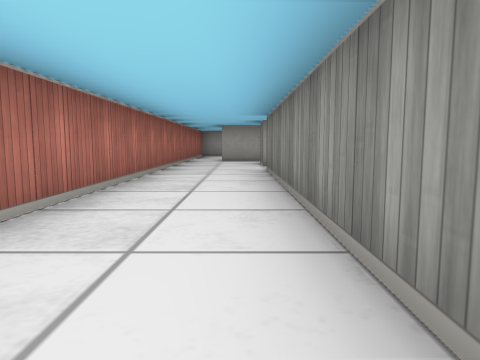
[1] (above)

24 first-person views from a walk through a cub3D level. The camera is about half as high as the walls, tilts 6° down and sees 70° across. The floor is counted in squares. Each view is taken from the middle of a square. On the plan, view 1 faces up. The plan holds only what a view shows up to about 9 squares ahead; the rest is blank.

[2]
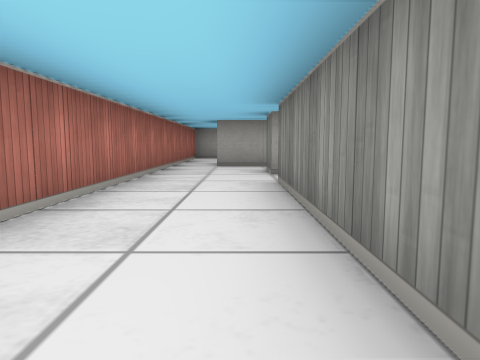

[3]
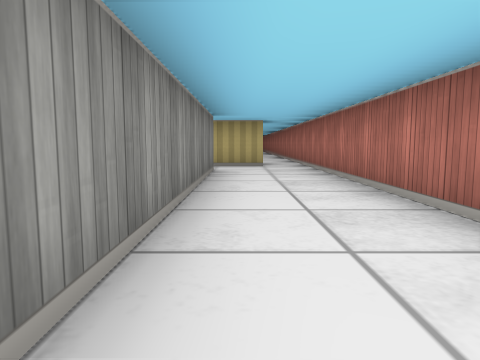

[4]
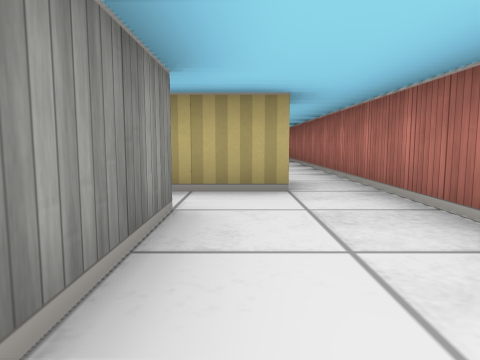

[5]
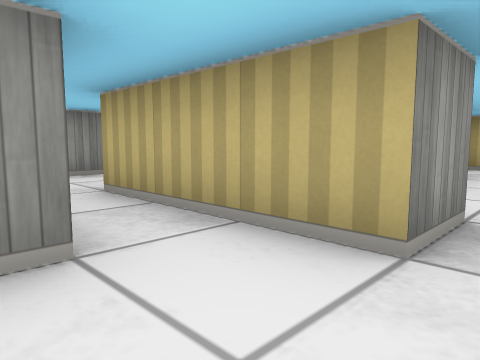

[6]
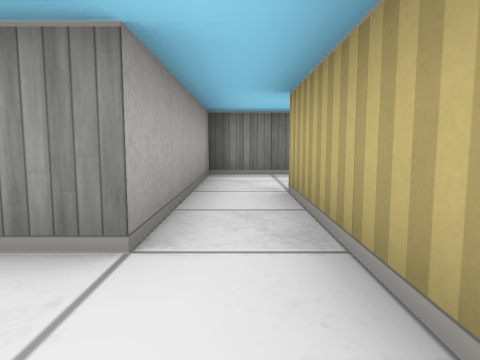

[7]
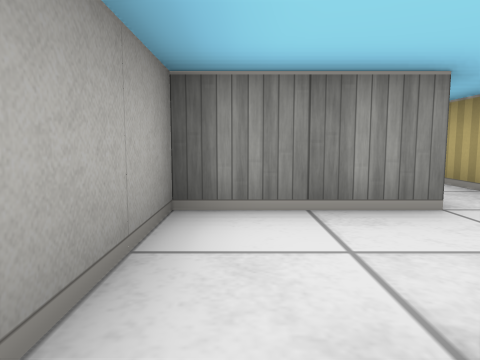

[8]
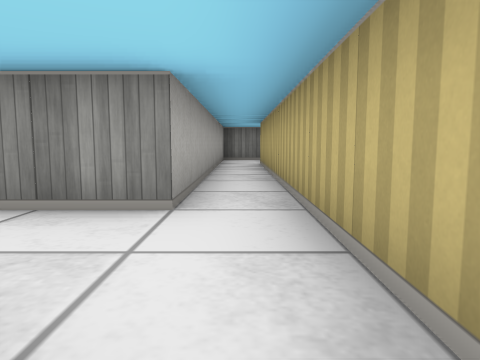

[9]
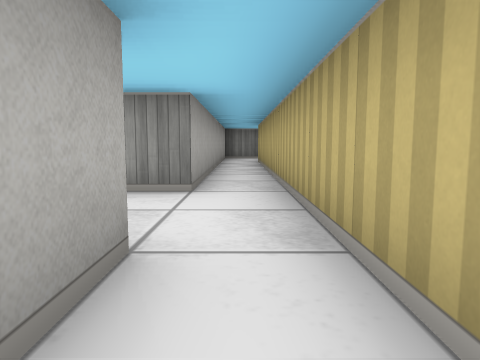

[10]
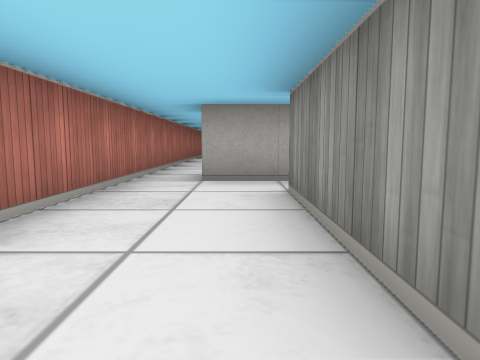

[11]
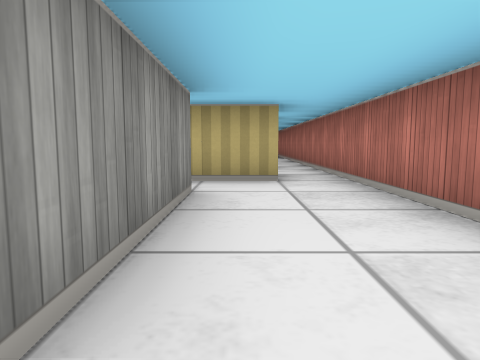

[12]
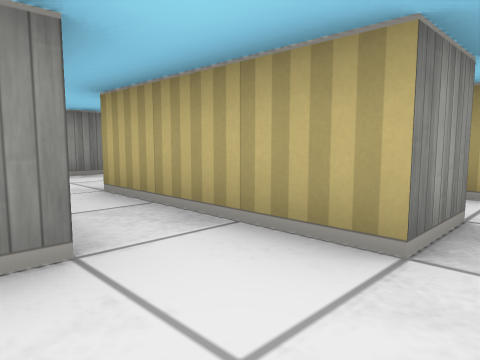

[13]
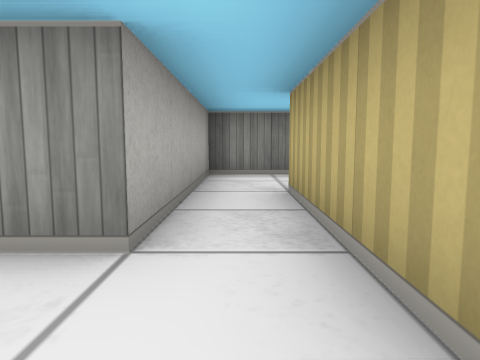

[14]
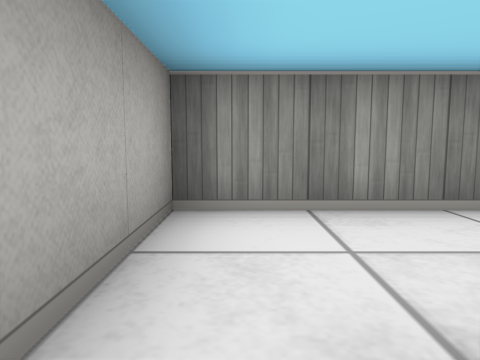

[15]
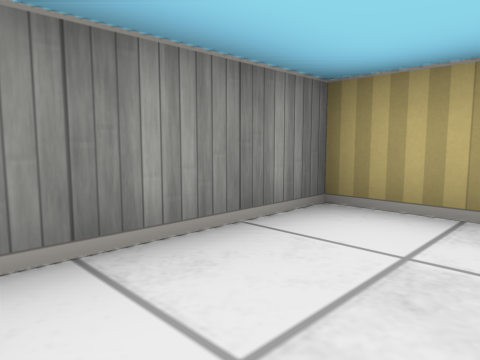

[16]
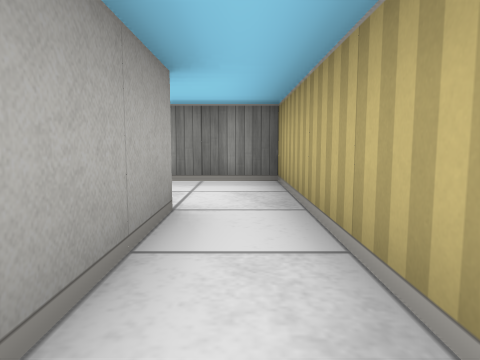

[17]
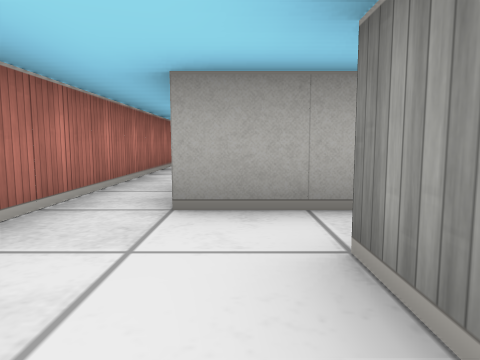

[18]
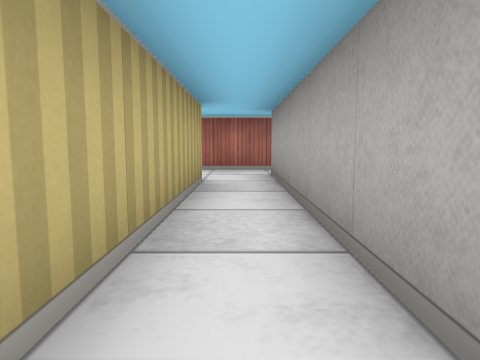

[19]
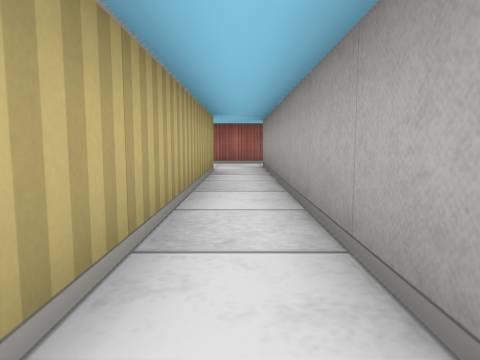

[20]
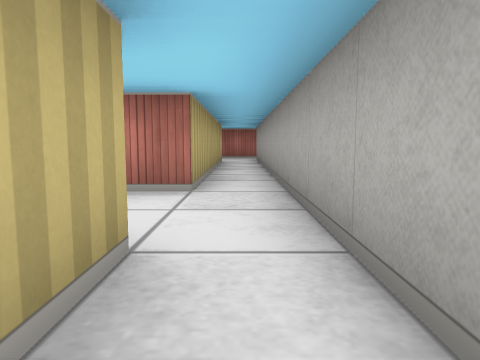

[21]
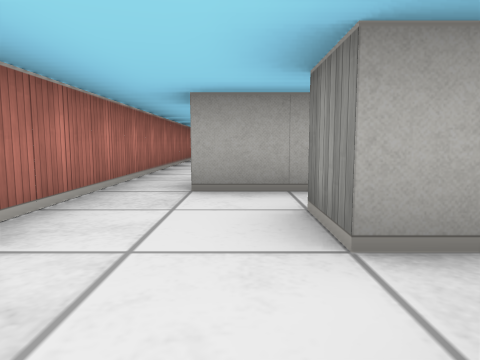

[22]
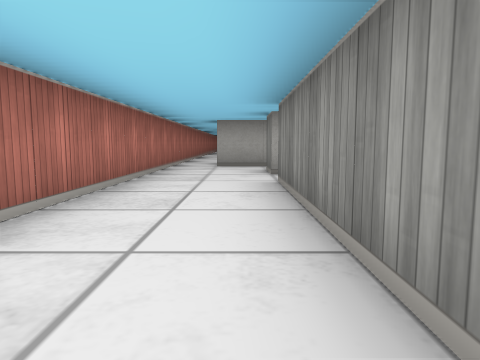

[23]
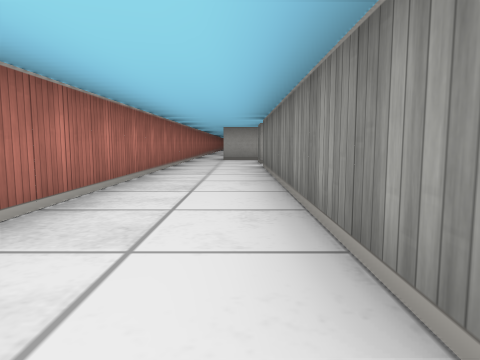

[24]
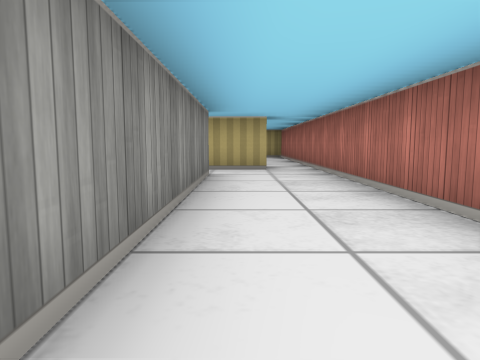

### Floor plan
Ten units are one square. View 1 is at (0, 0); x grows to the right and y downward. Boxes are objects, and circles mark ways between rooms. Rooms are numbered by the first view taken in them; rooms with no view inside come last. Other rooms are left out.
<svg viewBox="-20 -90 120 365">
<path fill="none" stroke="#000" d="M25 5 5 5 5 -65M-5 15 25 15M5 -75 5 -84M-15 -85 -15 15M16 35 26 35M-5 75 25 75M25 65 5 65 5 35M25 25 -5 25 -5 15M-15 15 -15 74M45 75 45 65 25 65M-5 86 -5 75M-5 95 45 95 45 75M25 85 6 85M-15 74 -15 114M5 134 5 125 65 125M-15 114 -15 164M8 155 -5 155M64 115 -5 115M85 125 94 125M65 125 65 132M94 115 64 115M5 255 5 185M-6 265 6 265M11 175 5 175 5 165M-15 164 -15 266M45 25 45 5 25 5"/>
<circle cx="-10" cy="20" r="3" fill="#2a7"/>
<circle cx="15" cy="10" r="3" fill="#2a7"/>
<circle cx="15" cy="70" r="3" fill="#2a7"/>
<circle cx="-10" cy="80" r="3" fill="#2a7"/>
<circle cx="35" cy="80" r="3" fill="#2a7"/>
<circle cx="-10" cy="105" r="3" fill="#2a7"/>
<circle cx="60" cy="120" r="3" fill="#2a7"/>
<circle cx="-5" cy="170" r="3" fill="#2a7"/>
<text x="0" y="-30">1</text>
<text x="0" y="50">2</text>
<text x="30" y="70">3</text>
<text x="10" y="90">4</text>
<text x="0" y="130">5</text>
<text x="80" y="130">6</text>
<text x="0" y="220">7</text>
<text x="30" y="10">8</text>
</svg>
Room 1 opens to room 2. Room 1 opens to room 8. Room 2 opens to room 3. Room 2 opens to room 4. Room 3 opens to room 4. Room 4 opens to room 5. Room 5 opens to room 6. Room 5 opens to room 7.

Where each view was taken, in squares from view 1:
view 1: 0 up, 0 right, facing up
view 2: 2 up, 0 right, facing up
view 3: 6 up, 0 right, facing down
view 4: 2 up, 0 right, facing down
view 5: 0 up, 1 left, facing down-right
view 6: 1 down, 1 left, facing right
view 7: 1 down, 2 right, facing right
view 8: 3 down, 2 right, facing right
view 9: 3 down, 1 right, facing right
view 10: 7 down, 0 right, facing up
view 11: 3 down, 0 right, facing down
view 12: 6 down, 1 left, facing down-right
view 13: 7 down, 1 left, facing right
view 14: 7 down, 2 right, facing right
view 15: 7 down, 3 right, facing down-right
view 16: 9 down, 0 right, facing right
view 17: 14 down, 0 right, facing up
view 18: 12 down, 5 right, facing left
view 19: 12 down, 7 right, facing left
view 20: 12 down, 10 right, facing left
view 21: 19 down, 0 right, facing up
view 22: 23 down, 0 right, facing up
view 23: 26 down, 0 right, facing up
view 24: 20 down, 0 right, facing down
